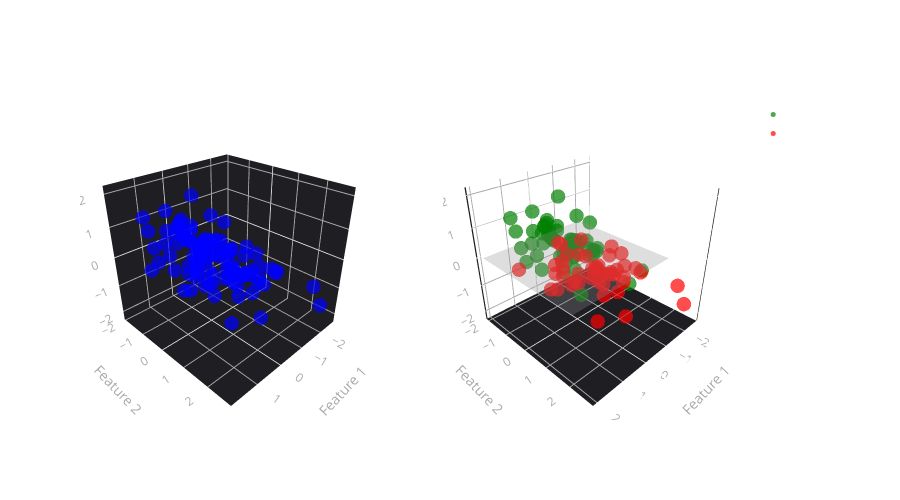

Write notebook code for a chart like this one.
### Markdown cell above
##### Trading Signal Example

### Code cell
import numpy as np
import plotly.graph_objects as go
from plotly.subplots import make_subplots

# Generate random 3D data points
np.random.seed(42)
n_points = 100

x = np.random.normal(0, 1, n_points)
y = np.random.normal(0, 1, n_points)
z = 0.3*x - 0.2*y + np.random.normal(0, 0.5, n_points)

# Create figure with two subplots
fig = make_subplots(
    rows=1, cols=2,
    specs=[[{'type': 'scene'}, {'type': 'scene'}]],
    subplot_titles=('Raw Data Points', 'Points Colored by Return with Trading Signal')
)

# Add traces for first subplot - all points in blue
fig.add_trace(
    go.Scatter3d(
        x=x, y=y, z=z,
        mode='markers',
        marker=dict(
            size=5,
            color='blue',
            opacity=0.7
        ),
        showlegend=False
    ),
    row=1, col=1
)

# Add traces for second subplot - points colored by return
fig.add_trace(
    go.Scatter3d(
        x=x[z >= 0], y=y[z >= 0], z=z[z >= 0],
        mode='markers',
        marker=dict(
            size=5,
            color='green',
            opacity=0.7
        ),
        name='Positive Return'
    ),
    row=1, col=2
)

fig.add_trace(
    go.Scatter3d(
        x=x[z < 0], y=y[z < 0], z=z[z < 0],
        mode='markers',
        marker=dict(
            size=5,
            color='red',
            opacity=0.7
        ),
        name='Negative Return'
    ),
    row=1, col=2
)

# Add hyperplane
xx, yy = np.meshgrid(np.linspace(-2, 2, 10), np.linspace(-2, 2, 10))
# z = 0 plane represents the decision boundary
zz = np.zeros_like(xx)

fig.add_trace(
    go.Surface(
        x=xx,
        y=yy,
        z=zz,
        opacity=0.3,
        showscale=False,
        name='Trading Signal',
        colorscale=[[0, 'gray'], [1, 'gray']]
    ),
    row=1, col=2
)

# Update layout
fig.update_layout(
    title='3D Feature Space: Raw vs Return-Colored Points with Trading Signal',
    scene=dict(
        xaxis_title='Feature 1',
        yaxis_title='Feature 2',
        zaxis_title='Return',
        xaxis=dict(gridcolor='darkgray', showgrid=True, color='darkgray', backgroundcolor='rgb(30, 30, 35)'),
        yaxis=dict(gridcolor='darkgray', showgrid=True, color='darkgray', backgroundcolor='rgb(30, 30, 35)'),
        zaxis=dict(gridcolor='darkgray', showgrid=True, color='darkgray', backgroundcolor='rgb(30, 30, 35)'),
        bgcolor='rgba(0,0,0,0)',
        camera=dict(eye=dict(x=1.5, y=1.5, z=1.2))
    ),
    scene2=dict(
        xaxis_title='Feature 1',
        yaxis_title='Feature 2',
        zaxis_title='Return',
        xaxis=dict(gridcolor='darkgray', showgrid=True, color='darkgray', backgroundcolor='rgb(30, 30, 35)'),
        yaxis=dict(gridcolor='darkgray', showgrid=True, color='darkgray', backgroundcolor='rgb(30, 30, 35)'),
        zaxis=dict(gridcolor='darkgray', showgrid=True, color='darkgray', backgroundcolor='rgb(30, 30, 35)'),
        bgcolor='rgba(0,0,0,0)',
        camera=dict(eye=dict(x=1.5, y=1.5, z=1.2))
    ),
    width=900,
    height=500,
    paper_bgcolor='rgba(0,0,0,0)',
    font=dict(color='white'),
    showlegend=True
)

fig.show()

### Figure 1 — Plotly figure (JSON) as saved in the notebook; plotly's stock layout.template omitted (floating-point values rounded to 4 significant figures)
{"data": [{"marker": {"color": "blue", "opacity": 0.7, "size": 5}, "mode": "markers", "scene": "scene", "showlegend": false, "type": "scatter3d", "x": [0.4967, -0.1383, 0.6477, 1.523, -0.2342, -0.2341, 1.579, 0.7674, -0.4695, 0.5426, -0.4634, -0.4657, 0.242, -1.913, -1.725, -0.5623, -1.013, 0.3142, -0.908, -1.412, 1.466, -0.2258, 0.06753, -1.425, -0.5444, 0.1109, -1.151, 0.3757, -0.6006, -0.2917, -0.6017, 1.852, -0.0135, -1.058, 0.8225, -1.221, 0.2089, -1.96, -1.328, 0.1969, 0.7385, 0.1714, -0.1156, -0.3011, -1.479, -0.7198, -0.4606, 1.057, 0.3436, -1.763, 0.3241, -0.3851, -0.6769, 0.6117, 1.031, 0.9313, -0.8392, -0.3092, 0.3313, 0.9755, -0.4792, -0.1857, -1.106, -1.196, 0.8125, 1.356, -0.07201, 1.004, 0.3616, -0.6451, 0.3614, 1.538, -0.03583, 1.565, -2.62, 0.8219, 0.08705, -0.299, 0.09176, -1.988, -0.2197, 0.3571, 1.478, -0.5183, -0.8085, -0.5018, 0.9154, 0.3288, -0.5298, 0.5133, 0.09708, 0.9686, -0.7021, -0.3277, -0.3921, -1.464, 0.2961, 0.2611, 0.005113, -0.2346], "y": [-1.415, -0.4206, -0.3427, -0.8023, -0.1613, 0.4041, 1.886, 0.1746, 0.2576, -0.07445, -1.919, -0.02651, 0.06023, 2.463, -0.1924, 0.3015, -0.03471, -1.169, 1.143, 0.7519, 0.791, -0.9094, 1.403, -1.402, 0.5869, 2.19, -0.9905, -0.5663, 0.09965, -0.5035, -1.551, 0.06856, -1.062, 0.4736, -0.9194, 1.55, -0.7833, -0.3221, 0.8135, -1.231, 0.2275, 1.307, -1.607, 0.1846, 0.2599, 0.7818, -1.237, -1.32, 0.5219, 0.297, 0.2505, 0.3464, -0.68, 0.2323, 0.2931, -0.7144, 1.866, 0.4738, -1.191, 0.6566, -0.9747, 0.7871, 1.159, -0.8207, 0.9634, 0.4128, 0.8221, 1.897, -0.2454, -0.7537, -0.8895, -0.8158, -0.0771, 0.3412, 0.2767, 0.8272, 0.013, 1.454, -0.2647, 2.72, 0.6257, -0.8572, -1.071, 0.4825, -0.2235, 0.714, 0.4732, -0.07283, -0.8468, -1.515, -0.4465, 0.8564, 0.2141, -1.246, 0.1732, 0.3853, -0.8839, 0.1537, 0.05821, -1.143], "z": [0.611, 0.323, 0.8044, 1.144, -0.7268, -0.62, 0.354, 0.4522, 0.06517, 2.104, 0.5302, 0.4334, 0.5375, -0.7409, -0.6366, 0.1505, -0.6833, 0.2096, -0.7437, -0.5331, 1.439, -0.8195, 0.08283, -0.9534, -0.5167, 0.1397, -0.1151, -0.3129, -0.5578, 0.353, -0.2356, 0.6502, 0.2312, -0.7378, 1.503, -0.3593, -0.7933, -0.4303, -0.8921, 0.7314, -0.2202, -0.2674, 0.5393, 0.3056, -1.096, -0.5396, -0.1283, 0.2546, 0.8814, -0.3858, -0.5833, 0.2741, 0.994, 0.6533, -0.509, 0.1801, 0.008535, -0.5414, 0.5595, 0.5487, -0.4123, -0.2429, -2.184, -0.7069, -0.0752, -0.2996, 0.6302, -0.7934, -0.06245, 0.02258, 1.007, -0.09336, 0.5863, 0.4063, -1.332, 0.3122, 0.123, -0.6805, 0.1154, -1.333, -0.1343, 0.6096, 1.451, -0.8709, 0.8687, -1.269, 0.1041, 0.4073, 0.1509, 0.1456, 0.01437, -0.1272, -0.5481, 0.5757, 0.02624, -0.8626, 0.7154, 0.2012, 0.3963, 0.473]}, {"marker": {"color": "green", "opacity": 0.7, "size": 5}, "mode": "markers", "name": "Positive Return", "scene": "scene2", "type": "scatter3d", "x": [0.4967, -0.1383, 0.6477, 1.523, 1.579, 0.7674, -0.4695, 0.5426, -0.4634, -0.4657, 0.242, -0.5623, 0.3142, 1.466, 0.06753, 0.1109, -0.2917, 1.852, -0.0135, 0.8225, 0.1969, -0.1156, -0.3011, 1.057, 0.3436, -0.3851, -0.6769, 0.6117, 0.9313, -0.8392, 0.3313, 0.9755, -0.07201, -0.6451, 0.3614, -0.03583, 1.565, 0.8219, 0.08705, 0.09176, 0.3571, 1.478, -0.8085, 0.9154, 0.3288, -0.5298, 0.5133, 0.09708, -0.3277, -0.3921, 0.2961, 0.2611, 0.005113, -0.2346], "y": [-1.415, -0.4206, -0.3427, -0.8023, 1.886, 0.1746, 0.2576, -0.07445, -1.919, -0.02651, 0.06023, 0.3015, -1.169, 0.791, 1.403, 2.19, -0.5035, 0.06856, -1.062, -0.9194, -1.231, -1.607, 0.1846, -1.32, 0.5219, 0.3464, -0.68, 0.2323, -0.7144, 1.866, -1.191, 0.6566, 0.8221, -0.7537, -0.8895, -0.0771, 0.3412, 0.8272, 0.013, -0.2647, -0.8572, -1.071, -0.2235, 0.4732, -0.07283, -0.8468, -1.515, -0.4465, -1.246, 0.1732, -0.8839, 0.1537, 0.05821, -1.143], "z": [0.611, 0.323, 0.8044, 1.144, 0.354, 0.4522, 0.06517, 2.104, 0.5302, 0.4334, 0.5375, 0.1505, 0.2096, 1.439, 0.08283, 0.1397, 0.353, 0.6502, 0.2312, 1.503, 0.7314, 0.5393, 0.3056, 0.2546, 0.8814, 0.2741, 0.994, 0.6533, 0.1801, 0.008535, 0.5595, 0.5487, 0.6302, 0.02258, 1.007, 0.5863, 0.4063, 0.3122, 0.123, 0.1154, 0.6096, 1.451, 0.8687, 0.1041, 0.4073, 0.1509, 0.1456, 0.01437, 0.5757, 0.02624, 0.7154, 0.2012, 0.3963, 0.473]}, {"marker": {"color": "red", "opacity": 0.7, "size": 5}, "mode": "markers", "name": "Negative Return", "scene": "scene2", "type": "scatter3d", "x": [-0.2342, -0.2341, -1.913, -1.725, -1.013, -0.908, -1.412, -0.2258, -1.425, -0.5444, -1.151, 0.3757, -0.6006, -0.6017, -1.058, -1.221, 0.2089, -1.96, -1.328, 0.7385, 0.1714, -1.479, -0.7198, -0.4606, -1.763, 0.3241, 1.031, -0.3092, -0.4792, -0.1857, -1.106, -1.196, 0.8125, 1.356, 1.004, 0.3616, 1.538, -2.62, -0.299, -1.988, -0.2197, -0.5183, -0.5018, 0.9686, -0.7021, -1.464], "y": [-0.1613, 0.4041, 2.463, -0.1924, -0.03471, 1.143, 0.7519, -0.9094, -1.402, 0.5869, -0.9905, -0.5663, 0.09965, -1.551, 0.4736, 1.55, -0.7833, -0.3221, 0.8135, 0.2275, 1.307, 0.2599, 0.7818, -1.237, 0.297, 0.2505, 0.2931, 0.4738, -0.9747, 0.7871, 1.159, -0.8207, 0.9634, 0.4128, 1.897, -0.2454, -0.8158, 0.2767, 1.454, 2.72, 0.6257, 0.4825, 0.714, 0.8564, 0.2141, 0.3853], "z": [-0.7268, -0.62, -0.7409, -0.6366, -0.6833, -0.7437, -0.5331, -0.8195, -0.9534, -0.5167, -0.1151, -0.3129, -0.5578, -0.2356, -0.7378, -0.3593, -0.7933, -0.4303, -0.8921, -0.2202, -0.2674, -1.096, -0.5396, -0.1283, -0.3858, -0.5833, -0.509, -0.5414, -0.4123, -0.2429, -2.184, -0.7069, -0.0752, -0.2996, -0.7934, -0.06245, -0.09336, -1.332, -0.6805, -1.333, -0.1343, -0.8709, -1.269, -0.1272, -0.5481, -0.8626]}, {"colorscale": [[0, "gray"], [1, "gray"]], "name": "Trading Signal", "opacity": 0.3, "scene": "scene2", "showscale": false, "type": "surface", "x": [[-2.0, -1.556, -1.111, -0.6667, -0.2222, 0.2222, 0.6667, 1.111, 1.556, 2.0], [-2.0, -1.556, -1.111, -0.6667, -0.2222, 0.2222, 0.6667, 1.111, 1.556, 2.0], [-2.0, -1.556, -1.111, -0.6667, -0.2222, 0.2222, 0.6667, 1.111, 1.556, 2.0], [-2.0, -1.556, -1.111, -0.6667, -0.2222, 0.2222, 0.6667, 1.111, 1.556, 2.0], [-2.0, -1.556, -1.111, -0.6667, -0.2222, 0.2222, 0.6667, 1.111, 1.556, 2.0], [-2.0, -1.556, -1.111, -0.6667, -0.2222, 0.2222, 0.6667, 1.111, 1.556, 2.0], [-2.0, -1.556, -1.111, -0.6667, -0.2222, 0.2222, 0.6667, 1.111, 1.556, 2.0], [-2.0, -1.556, -1.111, -0.6667, -0.2222, 0.2222, 0.6667, 1.111, 1.556, 2.0], [-2.0, -1.556, -1.111, -0.6667, -0.2222, 0.2222, 0.6667, 1.111, 1.556, 2.0], [-2.0, -1.556, -1.111, -0.6667, -0.2222, 0.2222, 0.6667, 1.111, 1.556, 2.0]], "y": [[-2.0, -2.0, -2.0, -2.0, -2.0, -2.0, -2.0, -2.0, -2.0, -2.0], [-1.556, -1.556, -1.556, -1.556, -1.556, -1.556, -1.556, -1.556, -1.556, -1.556], [-1.111, -1.111, -1.111, -1.111, -1.111, -1.111, -1.111, -1.111, -1.111, -1.111], [-0.6667, -0.6667, -0.6667, -0.6667, -0.6667, -0.6667, -0.6667, -0.6667, -0.6667, -0.6667], [-0.2222, -0.2222, -0.2222, -0.2222, -0.2222, -0.2222, -0.2222, -0.2222, -0.2222, -0.2222], [0.2222, 0.2222, 0.2222, 0.2222, 0.2222, 0.2222, 0.2222, 0.2222, 0.2222, 0.2222], [0.6667, 0.6667, 0.6667, 0.6667, 0.6667, 0.6667, 0.6667, 0.6667, 0.6667, 0.6667], [1.111, 1.111, 1.111, 1.111, 1.111, 1.111, 1.111, 1.111, 1.111, 1.111], [1.556, 1.556, 1.556, 1.556, 1.556, 1.556, 1.556, 1.556, 1.556, 1.556], [2.0, 2.0, 2.0, 2.0, 2.0, 2.0, 2.0, 2.0, 2.0, 2.0]], "z": [[0.0, 0.0, 0.0, 0.0, 0.0, 0.0, 0.0, 0.0, 0.0, 0.0], [0.0, 0.0, 0.0, 0.0, 0.0, 0.0, 0.0, 0.0, 0.0, 0.0], [0.0, 0.0, 0.0, 0.0, 0.0, 0.0, 0.0, 0.0, 0.0, 0.0], [0.0, 0.0, 0.0, 0.0, 0.0, 0.0, 0.0, 0.0, 0.0, 0.0], [0.0, 0.0, 0.0, 0.0, 0.0, 0.0, 0.0, 0.0, 0.0, 0.0], [0.0, 0.0, 0.0, 0.0, 0.0, 0.0, 0.0, 0.0, 0.0, 0.0], [0.0, 0.0, 0.0, 0.0, 0.0, 0.0, 0.0, 0.0, 0.0, 0.0], [0.0, 0.0, 0.0, 0.0, 0.0, 0.0, 0.0, 0.0, 0.0, 0.0], [0.0, 0.0, 0.0, 0.0, 0.0, 0.0, 0.0, 0.0, 0.0, 0.0], [0.0, 0.0, 0.0, 0.0, 0.0, 0.0, 0.0, 0.0, 0.0, 0.0]]}], "layout": {"annotations": [{"font": {"size": 16}, "showarrow": false, "text": "Raw Data Points", "x": 0.225, "xanchor": "center", "xref": "paper", "y": 1, "yanchor": "bottom", "yref": "paper"}, {"font": {"size": 16}, "showarrow": false, "text": "Points Colored by Return with Trading Signal", "x": 0.775, "xanchor": "center", "xref": "paper", "y": 1, "yanchor": "bottom", "yref": "paper"}], "font": {"color": "white"}, "height": 500, "paper_bgcolor": "rgba(0,0,0,0)", "scene": {"bgcolor": "rgba(0,0,0,0)", "camera": {"eye": {"x": 1.5, "y": 1.5, "z": 1.2}}, "domain": {"x": [0, 0.45], "y": [0, 1]}, "xaxis": {"backgroundcolor": "rgb(30, 30, 35)", "color": "darkgray", "gridcolor": "darkgray", "showgrid": true, "title": {"text": "Feature 1"}}, "yaxis": {"backgroundcolor": "rgb(30, 30, 35)", "color": "darkgray", "gridcolor": "darkgray", "showgrid": true, "title": {"text": "Feature 2"}}, "zaxis": {"backgroundcolor": "rgb(30, 30, 35)", "color": "darkgray", "gridcolor": "darkgray", "showgrid": true, "title": {"text": "Return"}}}, "scene2": {"bgcolor": "rgba(0,0,0,0)", "camera": {"eye": {"x": 1.5, "y": 1.5, "z": 1.2}}, "domain": {"x": [0.55, 1], "y": [0, 1]}, "xaxis": {"backgroundcolor": "rgb(30, 30, 35)", "color": "darkgray", "gridcolor": "darkgray", "showgrid": true, "title": {"text": "Feature 1"}}, "yaxis": {"backgroundcolor": "rgb(30, 30, 35)", "color": "darkgray", "gridcolor": "darkgray", "showgrid": true, "title": {"text": "Feature 2"}}, "zaxis": {"backgroundcolor": "rgb(30, 30, 35)", "color": "darkgray", "gridcolor": "darkgray", "showgrid": true, "title": {"text": "Return"}}}, "showlegend": true, "title": {"text": "3D Feature Space: Raw vs Return-Colored Points with Trading Signal"}, "width": 900}}
